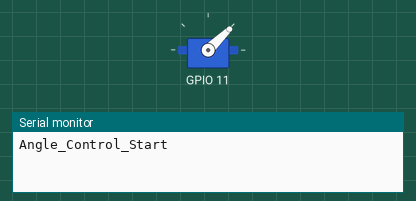
This program was run on a simulated ESP32-S3. Parts: servo, the last lines printed to the serial monitor. Servo pulses on a pin are drawn as a servo (544–2400 µs = 0–180°).

Above: at 0.05 s.
At 3.75 s:
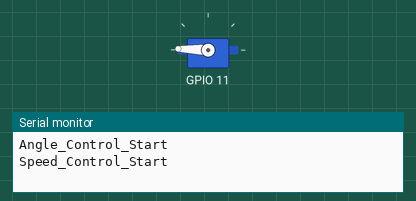
At 7.85 s:
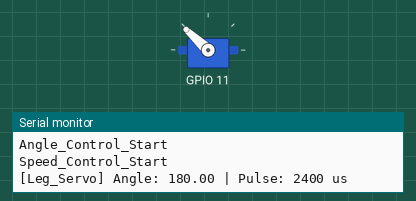
At 11.95 s:
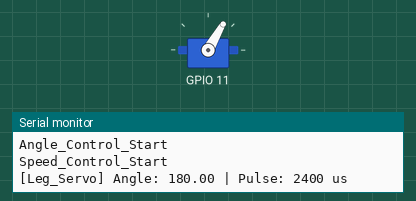
Timing chart, 0 to 21.3 s (numbered marks = the images above):
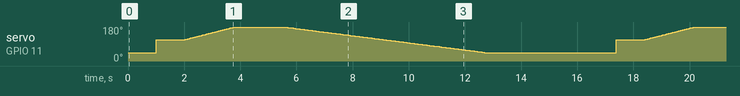

The program:

main.cpp
```cpp
#include <Arduino.h>
#include "MyServo.h"

// put function declarations here:
MyServo legServo("Leg_Servo");

void setup()
{
  // put your setup code here, to run once:
  Serial.begin(115200);
  legServo.setup(GPIO_NUM_11, 1000, 2400);
}
void loop()
{
  // put your main code here, to run repeatedly:
  printf("Angle_Control_Start\n");
  legServo.write(0); // set servo angle
  delay(1000);
  legServo.write(90); // set servo angle
  delay(1000);
  printf("Speed_Control_Start\n");
  legServo.speedControl(180,1);
  legServo.debug();
  delay(1800);
  legServo.speedControl(0,0.5);
  legServo.debug();
  delay(3600);
}
```
